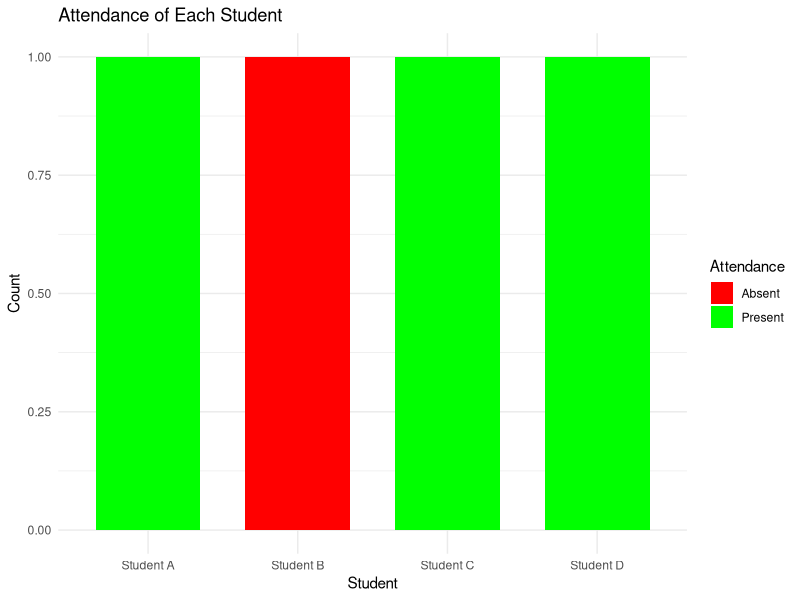
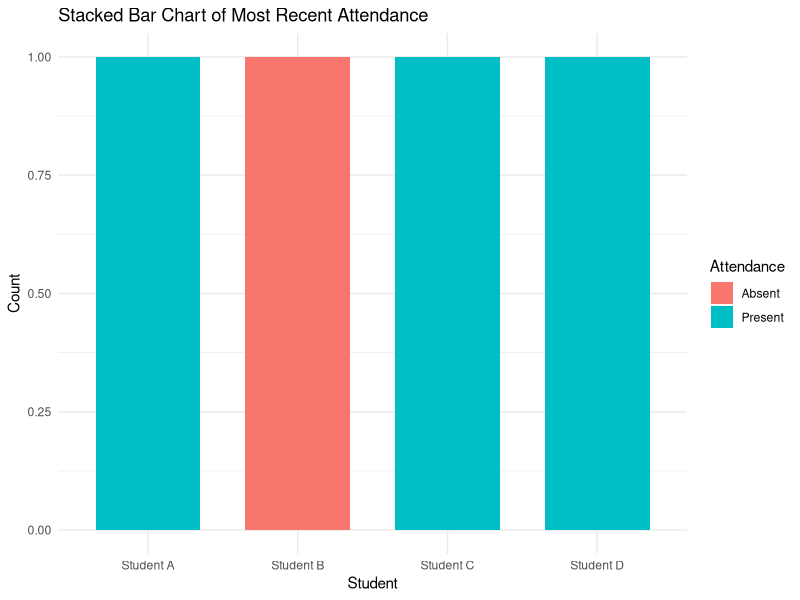
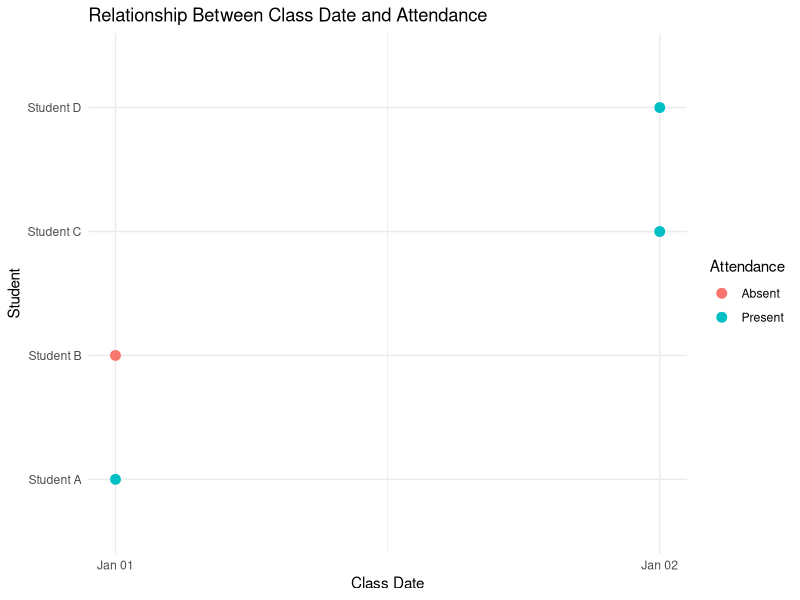

These charts were generated, in order, by the following R code:
library(ggplot2)
data <- data.frame(
  Student = c("Student A", "Student B", "Student C", "Student D"),
  Date = c("2023-01-01", "2023-01-01", "2023-01-02", "2023-01-02"),
  Attendance = c("Present", "Absent", "Present", "Present")
)
data$Date <- as.Date(data$Date)
#`1`
ggplot(data, aes(x = Student, fill = Attendance)) +
  geom_bar(position = "dodge", width = 0.7) +
  labs(title = "Attendance of Each Student",
       x = "Student",
       y = "Count") +
  scale_fill_manual(values = c("Present" = "green", "Absent" = "red")) +
  theme_minimal()
#2

ggplot(data, aes(x = Student, fill = Attendance)) +
  geom_bar(stat = "count", position = "stack", width = 0.7) +
  labs(title = "Stacked Bar Chart of Most Recent Attendance",
       x = "Student",
       y = "Count") +
  theme_minimal()

#3
ggplot(data, aes(x = Date, y = as.factor(Student), color = Attendance)) +
  geom_point(size = 3) +
  labs(title = "Relationship Between Class Date and Attendance",
       x = "Class Date",
       y = "Student",
       color = "Attendance") +
  theme_minimal()
